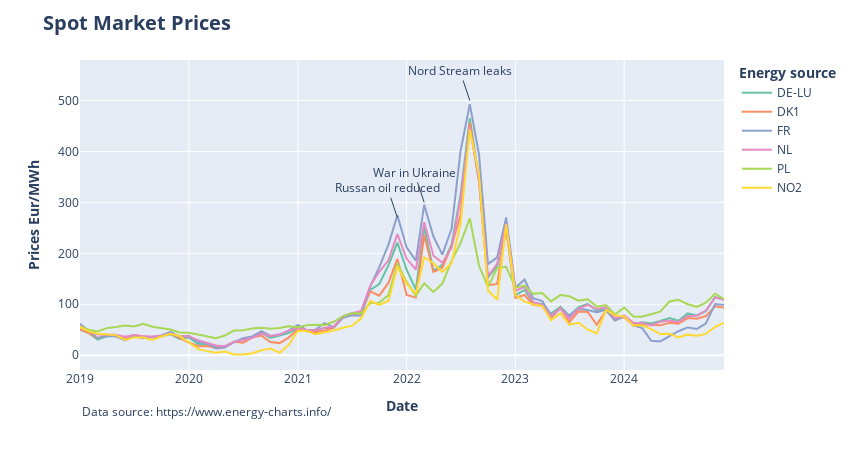

Here is the notebook cell this chart was saved with:
### Code cell
import plotly.graph_objects as go
import plotly.express as px

from datetime import datetime

fig = px.line(df,
    x="date", 
    y="prices", 
    color = "country",
    color_discrete_sequence=px.colors.colorbrewer.Set2)

fig.add_annotation(go.layout.Annotation(
    showarrow=True,
            text="Russan oil reduced",
            xref="x",
            yref="y",
            x=datetime(2021, 12, 1),
            y=270))

fig.add_annotation(go.layout.Annotation(
    showarrow=True,
            text="War in Ukraine",
            xref="x",
            yref="y",
            x=datetime(2022, 3, 1),
            y=300))
fig.add_annotation(go.layout.Annotation(
    showarrow=True,
            text="Nord Stream leaks",
            xref="x",
            yref="y",
            x=datetime(2022, 8, 1),
            y=500))
fig.add_annotation(go.layout.Annotation(
            showarrow=False,
            text=f"Data source: https://www.energy-charts.info/",
            xref="paper",
            yref="paper",
            xanchor='left',
            x=0,
            yanchor='top',
            y=-0.1
        ))
fig.update_layout(go.Layout(
        title={
            "text": f"Spot Market Prices<br>", # Put title and subtitle here
            "font_size": 20,
            "font_weight": "bold"
        },
        height=450,
        width=850,
        yaxis={
            "title": "Prices Eur/MWh", # Put axis title for y axis here
            "titlefont_size": 14,
            "titlefont_weight": "bold",
        },
        xaxis={
            "title": "Date", # Put axis title for x axis here
            "titlefont_size": 14,
            "titlefont_weight": "bold",
        },
        legend={
            "title": "<b>Energy source</b>"
        },
        modebar={
            "orientation": "h",
        },
        dragmode="pan",
    ))

fig.show()
